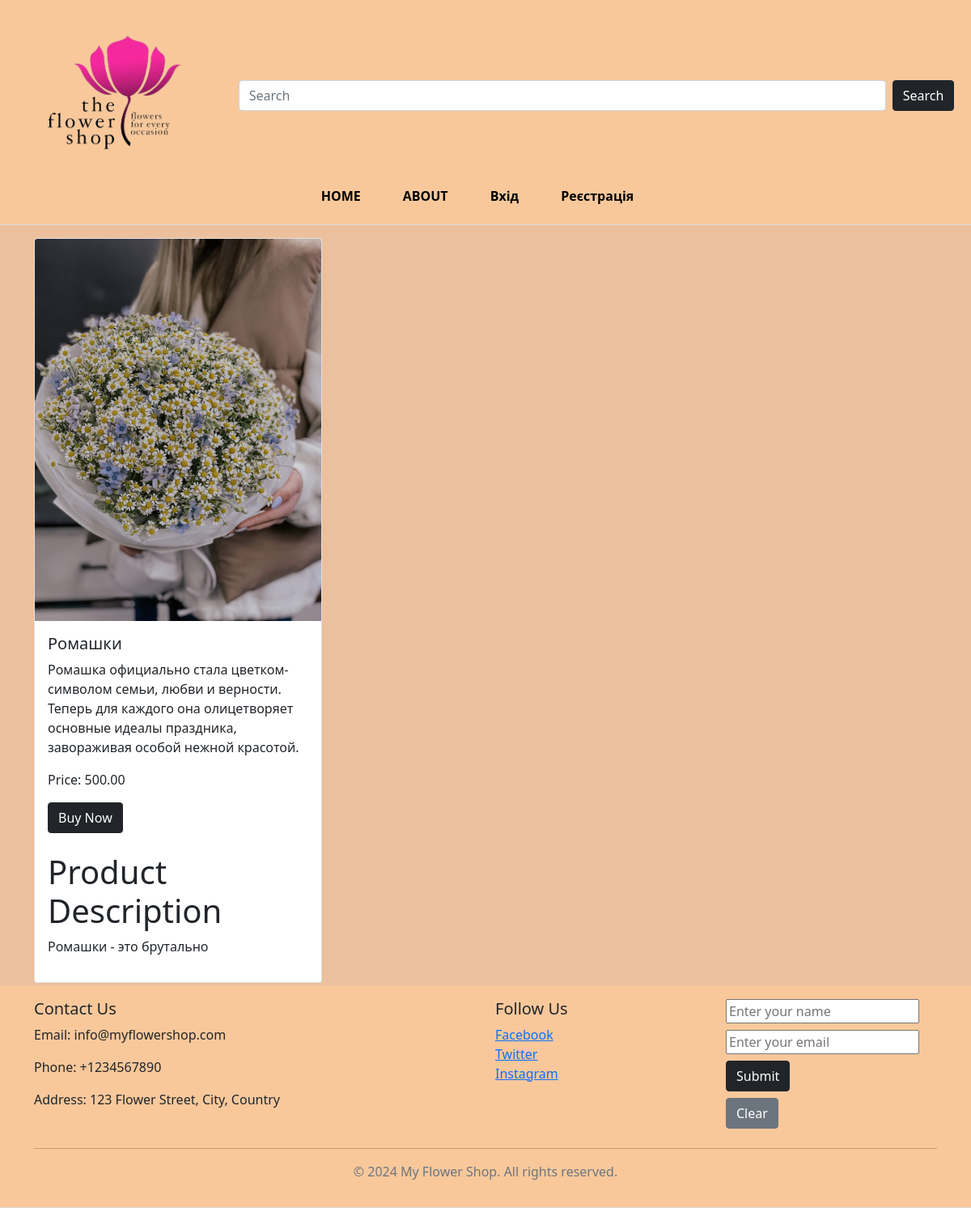
The app's page /description/5, older data.
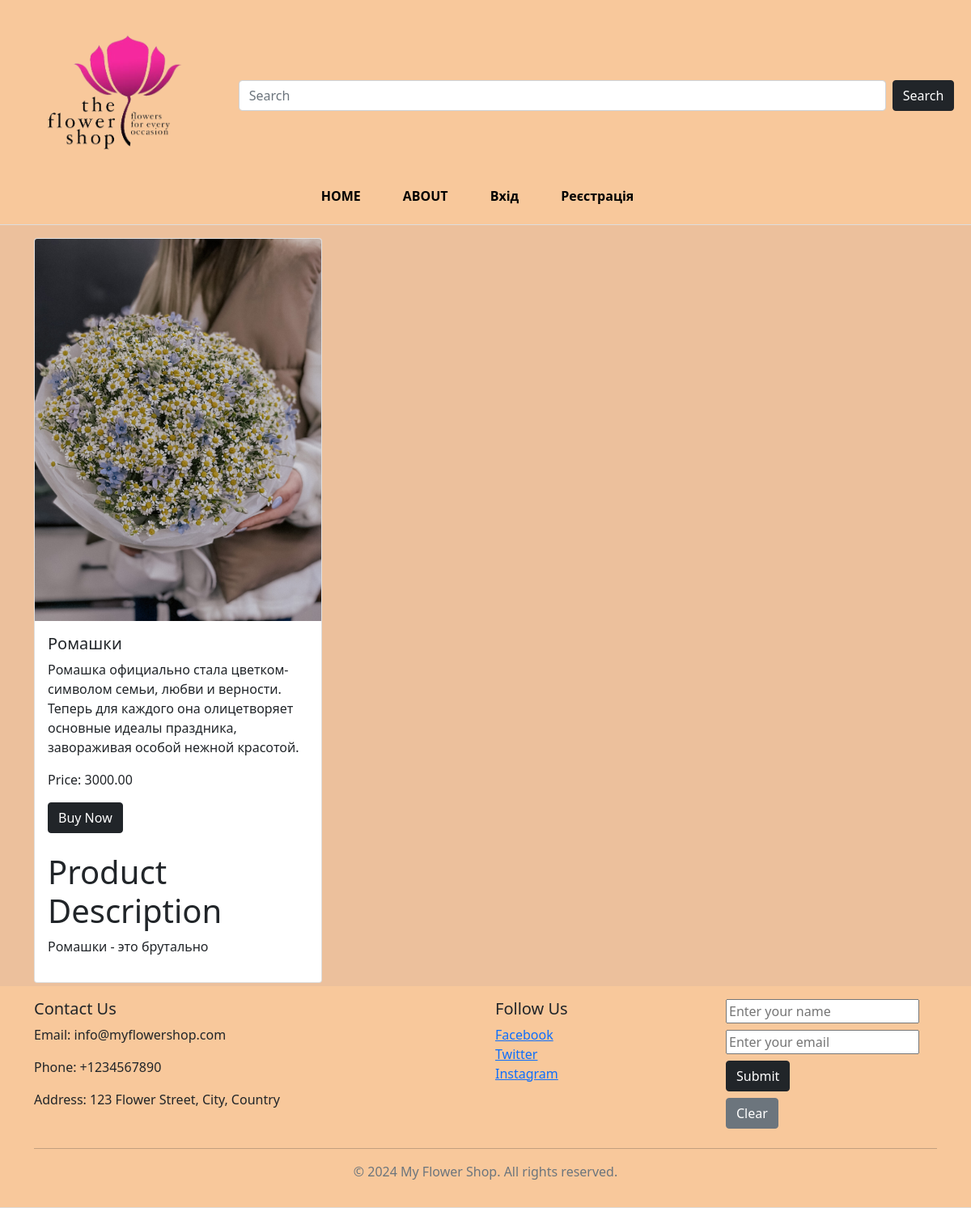
The same page, newer data.
### main/models.py (models this page shows, shortened)
class Product(models.Model):
    title = models.CharField(max_length=100)
    description = models.TextField()
    price = models.DecimalField(max_digits=10, decimal_places=2)
    image = models.ImageField(upload_to='static/img/')
    short_description = models.ForeignKey(ProductDescription, on_delete=models.SET_NULL, null=True)

### main/views.py (the view)
# urls.py: path('description/<int:product_id>', views.description, name='description'),
def description(request, product_id):
    product = get_object_or_404(Product, pk=product_id)
    product_description = product.short_description
    return render(request, 'main/description.html', {'product': product, 'product_description': product_description})

### templates/main/description.html
{% extends 'main/base.html' %}
{% block content %}
<div>
    <div class="row">
        <div class="col-md-4 mb-1">
            <div class="card product-card">
                <img src="{{ product.image.url }}" class="card-img-top" alt="{{ product.title }}">
                <div class="card-body">
                    <h5 class="card-title">{{ product.title }}</h5>
                    <p class="card-text">{{ product.description }}</p>
                    <p class="card-text">Price: {{ product.price }}</p>
                    <a href="#" class="btn btn-dark mb-4">Buy Now</a>
                    <h1>Product Description</h1>
                    {% if product_description %}
                    <p>{{ product_description.details }}</p>
                    {% else %}
                    <p>No description available</p>
                    {% endif %}
                </div>
            </div>
        </div>
    </div>
</div>
{% endblock %}

Row changes from the older to the newer data that the page shows:
changed Product "Ромашки": price "500.00" → "3000.00"
